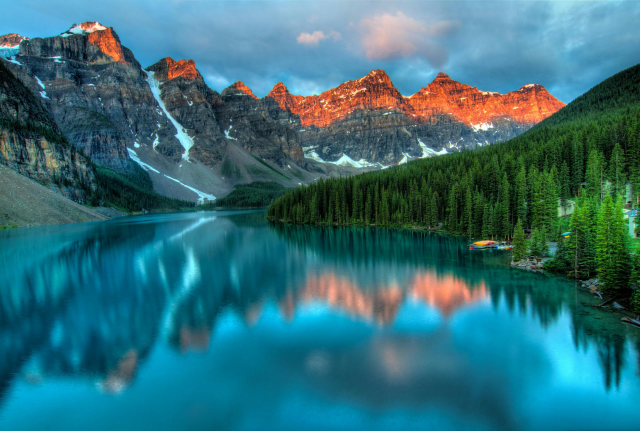
#> input picture IML-CHW1/nature.jpg, 1280 x 862 px, given in place of download.jpeg, which was not available (shown at 1/2 size)
$ jupyter execute IML_CHW1.ipynb   (shell and % lines are left out)   (text cells are left out)
#> lines starting #> are read from the running program, lines starting #| are printed output that depends on the picture; pictures that were not available may be replaced by others from this repository, and a replacement may not be noted
[cell 1]
# Imports
import cv2
# for google colab
from google.colab.patches import cv2_imshow
import numpy as np
import matplotlib.pyplot as plt

[cell 2]
# read and show the image
image = cv2.imread('download.jpeg')
#> image is the input picture: shape (862, 1280, 3); mean B, G, R 120.6, 110.7, 50.9
gray_image = cv2.cvtColor(image, cv2.COLOR_BGR2GRAY)
cv2_imshow(gray_image)

[cell 3]
# TODO: don't use loop or anything like that and try to code by numpy where
darker_image = np.where(gray_image > 150, np.clip(gray_image - 100, 0, 255), gray_image)
cv2_imshow(darker_image)

[cell 4]
# TODO: Create negative grayscale image
negative_grayscale_image = 255 - gray_image
cv2_imshow(negative_grayscale_image)

[cell 5]
# TODO: Split the image horizontally into two equal parts using NumPy's split function.
height, width = negative_grayscale_image.shape
#> height = 862; width = 1280
mid = height // 2
#> mid = 431
upper_half, lower_half = np.split(negative_grayscale_image, [height // 2])
cv2_imshow(upper_half)
print(".........................................................")
cv2_imshow(lower_half)

[cell 6]
# TODO: Split the image vertically into two equal parts using indexes and slicing.
left_half, right_half = negative_grayscale_image[:, :width // 2], negative_grayscale_image[:, width // 2:]
cv2_imshow(left_half)
cv2_imshow(right_half)

[cell 7]
# TODO: Split the image vertically into four equal parts using numpy vsplit function.
part1, part2, part3, part4 = negative_grayscale_image[:, :width // 4], negative_grayscale_image[:, width // 4:width // 2], negative_grayscale_image[:, width // 2:width * 3 // 4], negative_grayscale_image[:, width * 3 // 4:]
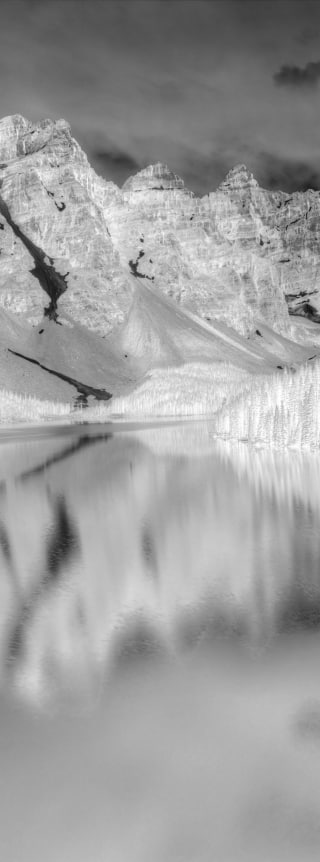
#> part2: shape (862, 320); min 16, max 255, mean 157.5
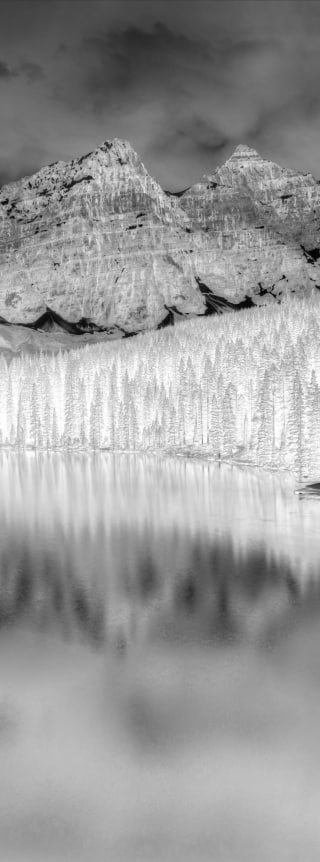
#> part3: shape (862, 320); min 0, max 255, mean 152.8
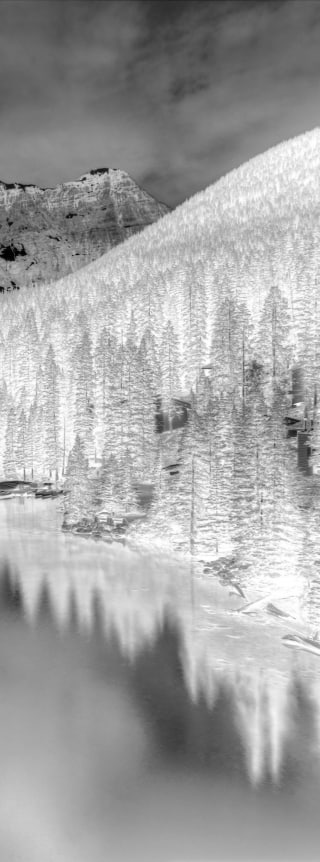
#> part4: shape (862, 320); min 0, max 255, mean 162
cv2_imshow(part1)
cv2_imshow(part2)
cv2_imshow(part3)
cv2_imshow(part4)

[cell 8]
#TODO split image
left,right = image[:, :width // 2], image[:, width // 2:]
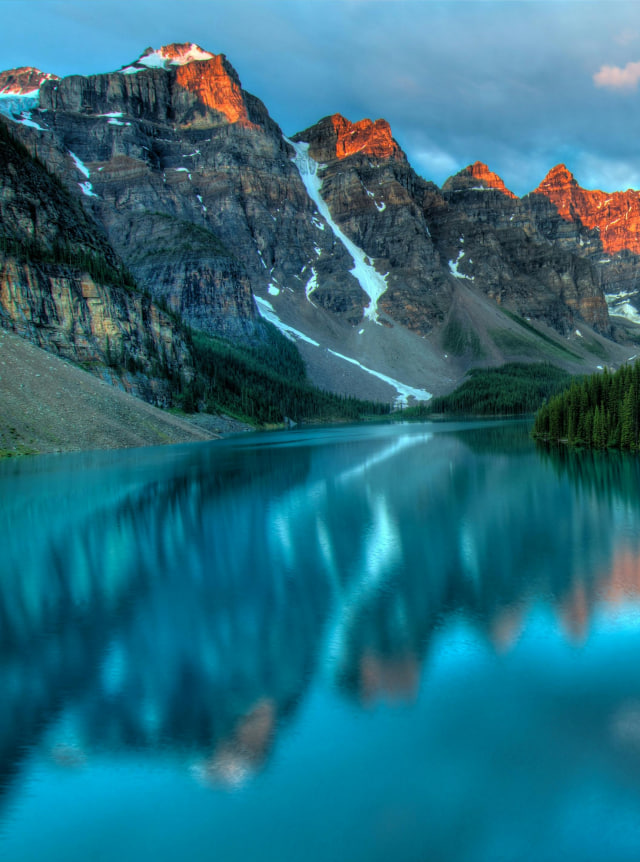
#> left: shape (862, 640, 3); mean B, G, R 127.4, 108.7, 40.2
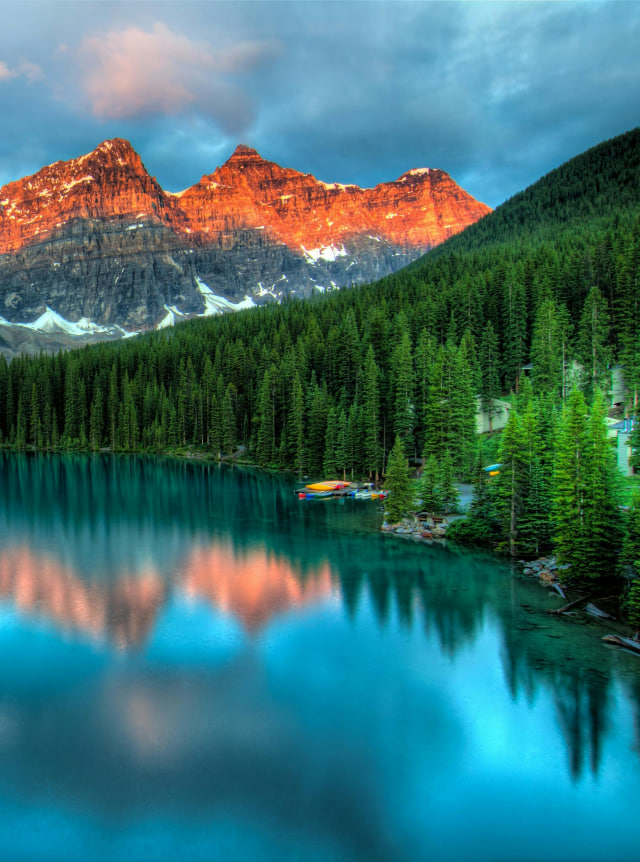
#> right: shape (862, 640, 3); mean B, G, R 113.8, 112.8, 61.7

[cell 9]
cv2_imshow(left)

[cell 10]
cv2_imshow(right)

[cell 11]
#TODO: invert left
inverted_left = 255 - left
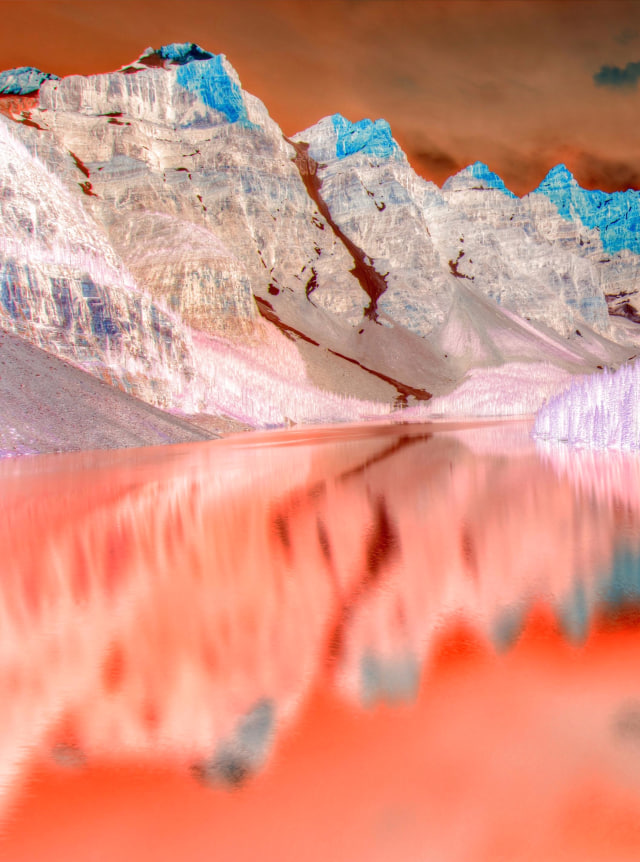
#> inverted_left: shape (862, 640, 3); mean B, G, R 127.6, 146.3, 214.8

cv2_imshow(inverted_left)

[cell 12]
#TODO: flip inverted left image
mirrored_left = cv2.flip(inverted_left, 0)
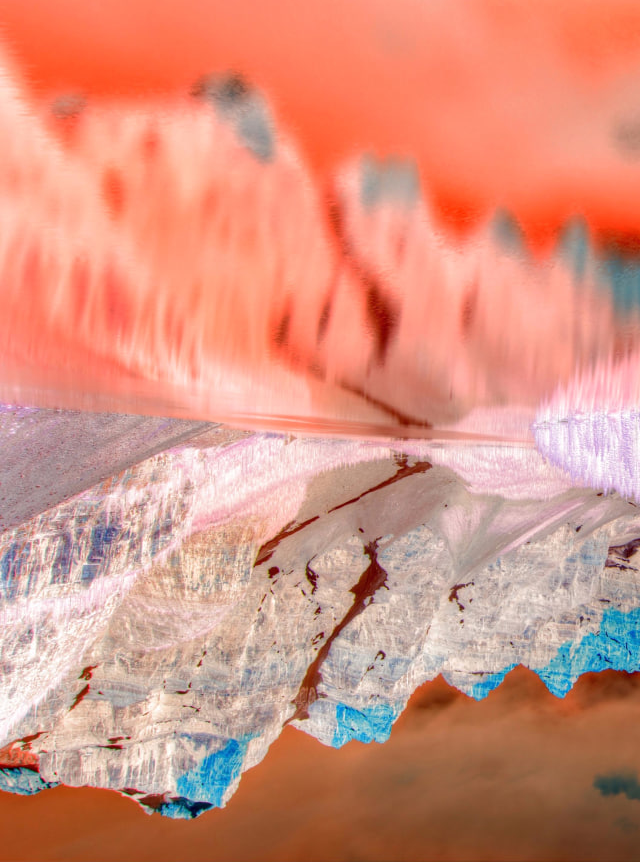
#> mirrored_left: shape (862, 640, 3); mean B, G, R 127.6, 146.3, 214.8

cv2_imshow(mirrored_left)

[cell 13]
#TODO: flip right image
mirrored_right = cv2.flip(right, 0)
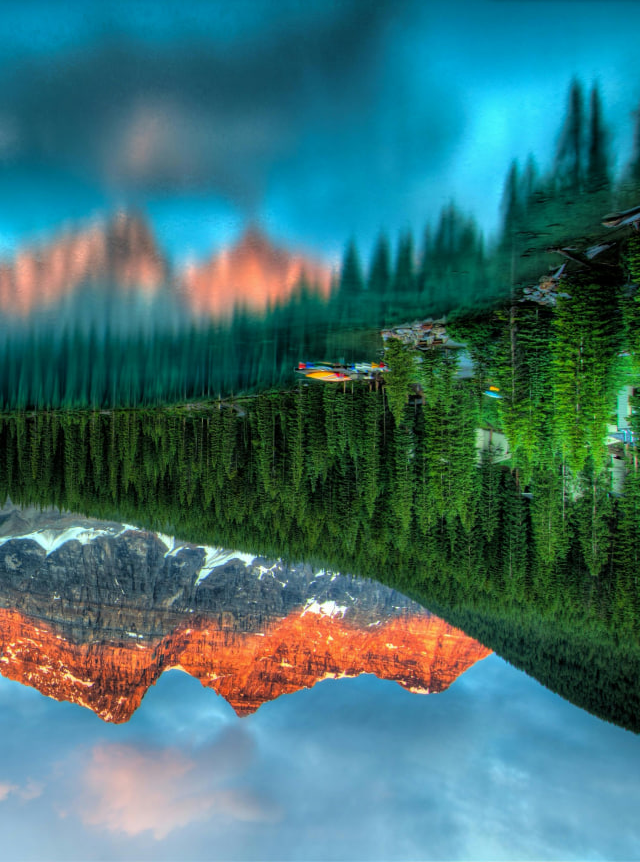
#> mirrored_right: shape (862, 640, 3); mean B, G, R 113.8, 112.8, 61.7

cv2_imshow(mirrored_right)

[cell 14]
#TODO: concat mirrored_left and mirrored_right
final_image = cv2.hconcat([mirrored_left, mirrored_right])
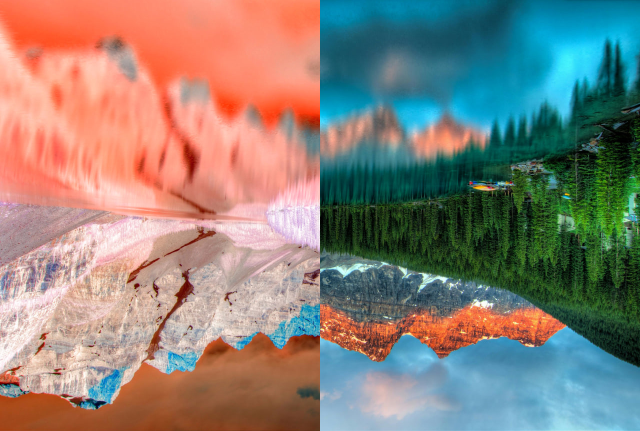
#> final_image: shape (862, 1280, 3) (shown at 1/2 size); mean B, G, R 120.7, 129.6, 138.3

cv2_imshow(final_image)

[cell 15]
#TODO: invert final_image
invert_final_image = 255 - final_image
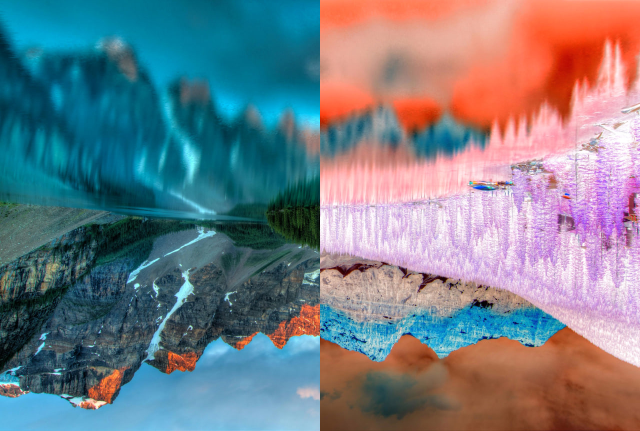
#> invert_final_image: shape (862, 1280, 3) (shown at 1/2 size); mean B, G, R 134.3, 125.4, 116.7

cv2_imshow(invert_final_image)

[cell 16]
#in this cell, you should only get the inputs

#TODO: get the number m
m = int(input("Enter the number of vectors (m): "))
#> the answer given: 3
